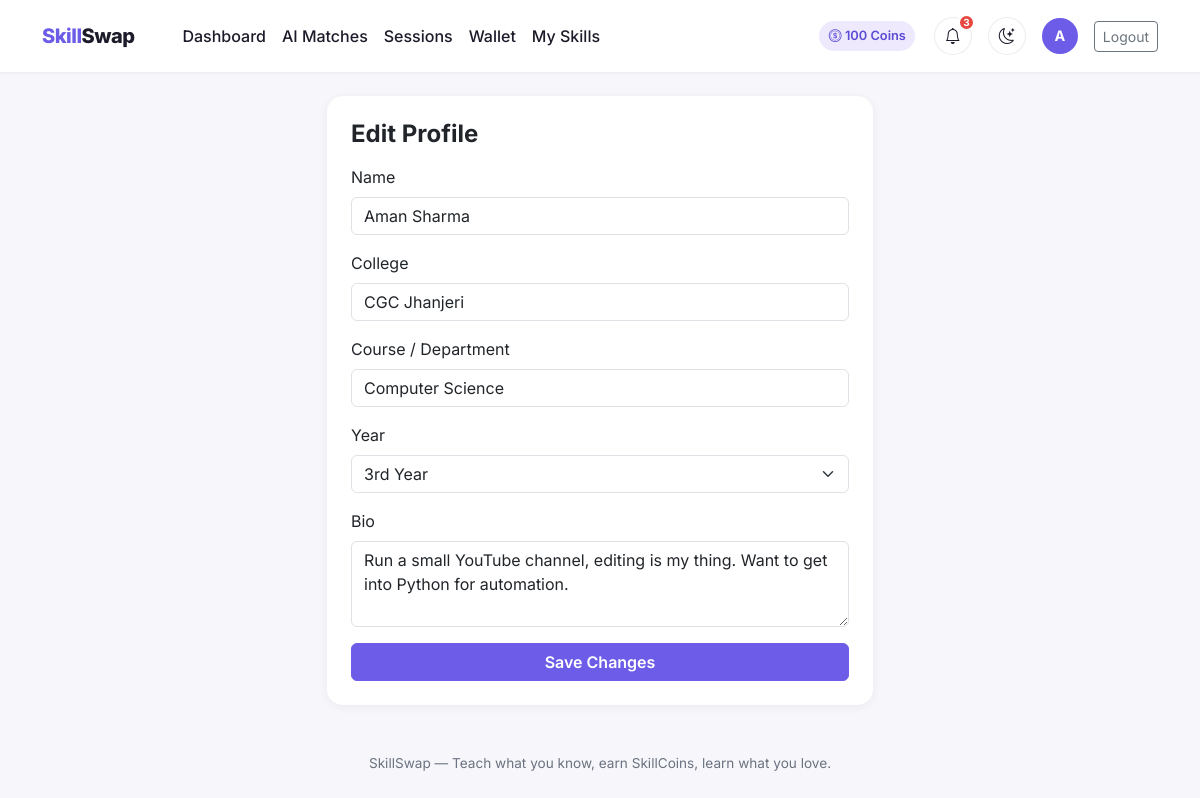
/profile/edit (signed in), run on the app's committed database.
### models.py (models this page shows, shortened)
class User(db.Model):
    id = db.Column(db.Integer, primary_key=True)
    name = db.Column(db.String(120), nullable=False)
    email = db.Column(db.String(120), unique=True, nullable=False)
    password_hash = db.Column(db.String(255), nullable=False)
    college = db.Column(db.String(200))
    department = db.Column(db.String(120))
    year = db.Column(db.String(20))
    bio = db.Column(db.Text, default="")
    skill_coins = db.Column(db.Integer, default=100)
    rating = db.Column(db.Float, default=0.0)
    rating_count = db.Column(db.Integer, default=0)
    created_at = db.Column(db.DateTime, default=datetime.utcnow)
    user_skills = db.relationship(
        "UserSkill", backref="user", lazy=True, cascade="all, delete-orphan"
    )
    @property
    def avatar_letter(self):
        return self.name[0].upper() if self.name else "?"

### app.py (the view, shortened to what this page needs)
@app.route("/profile/edit", methods=["GET", "POST"])
@login_required
def edit_profile():
    user = current_user()
    return render_template("edit_profile.html", user=user)

### app.py (called while the page is built)
def login_required(view):
    @wraps(view)
    def wrapped(*args, **kwargs):
        if "user_id" not in session:
            flash("Please log in to continue.", "warning")
            return redirect(url_for("login"))
        return view(*args, **kwargs)
    return wrapped

def current_user():
    uid = session.get("user_id")
    if not uid:
        return None
    return User.query.get(uid)

@app.context_processor
def inject_user():
    user = current_user()
    unread_count = 0
    recent_notifications = []
    if user:
        unread_count = Notification.query.filter_by(user_id=user.id, is_read=False).count()
        recent_notifications = (
            Notification.query.filter_by(user_id=user.id)
            .order_by(Notification.created_at.desc())
            .limit(8)
            .all()
        )
    return {
        "current_user": user,
        "unread_count": unread_count,
        "recent_notifications": recent_notifications,
    }

### models.py (called while the page is built)
    @property
    def time_ago(self):
        delta = datetime.utcnow() - self.created_at
        secs = delta.total_seconds()
        if secs < 60:
            return "just now"
        if secs < 3600:
            return f"{int(secs // 60)}m ago"
        if secs < 86400:
            return f"{int(secs // 3600)}h ago"
        return f"{int(secs // 86400)}d ago"

### templates/edit_profile.html (shortened to what this page needs)
{% extends "base.html" %}
{% block content %}
<div class="row justify-content-center">
  <div class="col-md-6">
    <div class="card p-4">
      <h4 class="fw-bold mb-3">Edit Profile</h4>
      <form method="POST">
        <div class="mb-3">
          <label class="form-label">Name</label>
          <input type="text" name="name" class="form-control" value="{{ user.name }}" required>
        </div>
        <div class="mb-3">
          <label class="form-label">College</label>
          <input type="text" name="college" class="form-control" value="{{ user.college or '' }}">
        </div>
        <div class="mb-3">
          <label class="form-label">Course / Department</label>
          <input type="text" name="department" class="form-control" value="{{ user.department or '' }}">
        </div>
        <div class="mb-3">
          <label class="form-label">Year</label>
          <select name="year" class="form-select">
            {% for y in ["1st Year", "2nd Year", "3rd Year", "4th Year"] %}
              <option {% if user.year == y %}selected{% endif %}>{{ y }}</option>
            {% endfor %}
          </select>
        </div>
        <div class="mb-3">
          <label class="form-label">Bio</label>
          <textarea name="bio" class="form-control" rows="3">{{ user.bio or '' }}</textarea>
        </div>
        <button type="submit" class="btn btn-accent w-100">Save Changes</button>
      </form>
    </div>
  </div>
</div>
{% endblock %}

### templates/base.html (shortened to what this page needs)
<!DOCTYPE html>
<html lang="en">
<head>
  <link href="https://cdn.jsdelivr.net/npm/bootstrap@5.3.3/dist/css/bootstrap.min.css" rel="stylesheet">
  <link href="https://cdn.jsdelivr.net/npm/bootstrap-icons@1.11.3/font/bootstrap-icons.css" rel="stylesheet">
  <link href="{{ url_for('static', filename='css/style.css') }}" rel="stylesheet">
</head>
<body>
<nav class="navbar navbar-expand-lg sticky-top py-3">
  <div class="container">
    <a class="navbar-brand" href="{{ url_for('index') }}">Skill<span>Swap</span></a>
    <div class="collapse navbar-collapse" id="nav">
      {% if current_user %}
      <ul class="navbar-nav me-auto ms-lg-4">
        <li class="nav-item"><a class="nav-link {% if request.endpoint=='dashboard' %}active{% endif %}" href="{{ url_for('dashboard') }}">Dashboard</a></li>
        <li class="nav-item"><a class="nav-link {% if request.endpoint=='matches_page' %}active{% endif %}" href="{{ url_for('matches_page') }}">AI Matches</a></li>
        <li class="nav-item"><a class="nav-link {% if request.endpoint=='sessions_page' %}active{% endif %}" href="{{ url_for('sessions_page') }}">Sessions</a></li>
        <li class="nav-item"><a class="nav-link {% if request.endpoint=='wallet' %}active{% endif %}" href="{{ url_for('wallet') }}">Wallet</a></li>
        <li class="nav-item"><a class="nav-link {% if request.endpoint=='edit_skills' %}active{% endif %}" href="{{ url_for('edit_skills') }}">My Skills</a></li>
      </ul>
      <div class="d-flex align-items-center gap-3">
        <span class="badge-skill"><i class="bi bi-coin"></i> {{ current_user.skill_coins }} Coins</span>
        <div class="dropdown">
          <button class="btn btn-icon position-relative" type="button" data-bs-toggle="dropdown" aria-expanded="false">
            <i class="bi bi-bell"></i>
            {% if unread_count > 0 %}
              <span class="notif-dot">{{ unread_count if unread_count < 10 else '9+' }}</span>
            {% endif %}
          </button>
        </div>
        <button class="btn btn-icon" type="button" id="theme-toggle" title="Toggle dark mode">
          <i class="bi bi-moon-stars" id="theme-icon"></i>
        </button>
        <a href="{{ url_for('profile', user_id=current_user.id) }}" class="d-flex align-items-center text-decoration-none">
          <div class="avatar-circle" style="width:36px;height:36px;font-size:0.9rem;">{{ current_user.avatar_letter }}</div>
        </a>
        <a href="{{ url_for('logout') }}" class="btn btn-sm btn-outline-secondary">Logout</a>
      </div>
      {% endif %}
    </div>
  </div>
</nav>
<div class="container my-4">
  {% block content %}{% endblock %}
</div>
<footer class="container text-center py-4">
  SkillSwap — Teach what you know, earn SkillCoins, learn what you love.
</footer>
</body>
</html>

### static/css/style.css (style rules this page uses)
:root { --accent: #6C5CE7; --accent-dark: #5b4bd6; --accent-light: #eee9fd; --ink: #1c1b29; --muted: #6b7280; --bg: #f7f7fb; --surface: #ffffff; --border-soft: rgba(20, 20, 43, 0.08); --card-radius: 16px; --shadow-sm: 0 2px 10px rgba(20, 20, 43, 0.06); --shadow-md: 0 8px 28px rgba(20, 20, 43, 0.10); }
* { transition: background-color 0.2s ease, border-color 0.2s ease, color 0.2s ease; }
body { background-color: var(--bg); color: var(--ink); font-family: "Inter", "Segoe UI", system-ui, -apple-system, sans-serif; }
a { text-decoration: none; }
.navbar-brand { font-weight: 800; letter-spacing: -0.5px; color: var(--accent) !important; }
.navbar-brand span { color: var(--ink); }
.navbar { background: var(--surface); box-shadow: 0 1px 3px rgba(0,0,0,0.06); }
.nav-link { font-weight: 500; color: var(--ink) !important; }
.btn-accent { background-color: var(--accent); border-color: var(--accent); color: #fff; font-weight: 600; }
.card { border: none; border-radius: var(--card-radius); background: var(--surface); box-shadow: var(--shadow-sm); transition: box-shadow 0.2s ease, transform 0.2s ease; }
.btn-icon { width: 38px; height: 38px; border-radius: 50%; border: 1px solid var(--border-soft); background: var(--surface); color: var(--ink); display: inline-flex; align-items: center; justify-content: center; position: relative; }
.notif-dot { position: absolute; top: -4px; right: -4px; background: #e6483f; color: #fff; font-size: 0.62rem; font-weight: 700; border-radius: 999px; min-width: 17px; height: 17px; display: flex; align-items: center; justify-content: center; padding: 0 3px; border: 2px solid var(--surface); }
.stat-card, .card { transition: box-shadow 0.2s ease; }
.badge-skill { background: var(--accent-light); color: var(--accent-dark); font-weight: 600; padding: 0.4em 0.75em; border-radius: 999px; font-size: 0.8rem; display: inline-block; margin: 0.15rem; }
.avatar-circle { width: 48px; height: 48px; border-radius: 50%; background: var(--accent); color: #fff; display: flex; align-items: center; justify-content: center; font-weight: 700; font-size: 1.1rem; flex-shrink: 0; }
footer { color: var(--muted); font-size: 0.85rem; }

### data on the page
User: skill_coins "100", avatar_letter "A", name "Aman Sharma", college "CGC Jhanjeri", department "Computer Science", year "3rd Year", bio "Run a small YouTube channel, editing is my thing. Want to get into Python for automation."

### other printed values
{{ unread_count if unread_count < 10 else '9+' }} "3"
